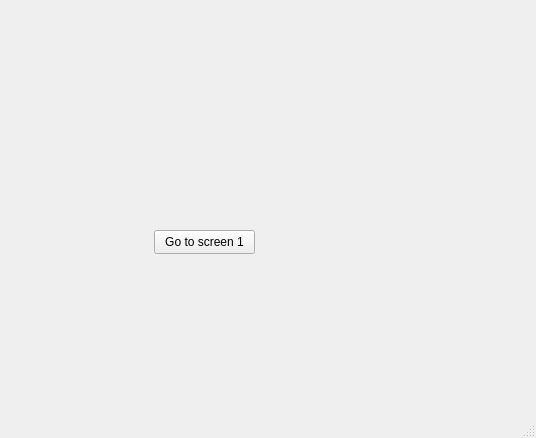
<?xml version="1.0" encoding="UTF-8"?>
<ui version="4.0">
 <class>MainWindow</class>
 <widget class="QMainWindow" name="MainWindow">
  <property name="geometry">
   <rect>
    <x>0</x>
    <y>0</y>
    <width>536</width>
    <height>438</height>
   </rect>
  </property>
  <property name="windowTitle">
   <string>MainWindow</string>
  </property>
  <widget class="QWidget" name="centralwidget">
   <widget class="QPushButton" name="pushButton">
    <property name="geometry">
     <rect>
      <x>154</x>
      <y>230</y>
      <width>101</width>
      <height>24</height>
     </rect>
    </property>
    <property name="text">
     <string>Go to screen 1</string>
    </property>
   </widget>
  </widget>
  <widget class="QMenuBar" name="menubar">
   <property name="geometry">
    <rect>
     <x>0</x>
     <y>0</y>
     <width>536</width>
     <height>22</height>
    </rect>
   </property>
  </widget>
  <widget class="QStatusBar" name="statusbar"/>
 </widget>
 <resources/>
 <connections/>
</ui>
